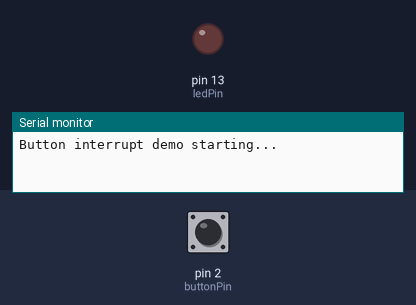
The sketch below on a simulated Arduino Uno, built with avr-gcc and run on an emulated ATmega328P. Shown: output pins drawn as LEDs (lit = HIGH), the last lines printed to the serial monitor. The inputs (shaded band) are chosen by the test bench; at power-on: pin 2 (buttonPin) HIGH.

Above: at 1.2 s.
1.3 s: pin 2 (buttonPin) pulled LOW for 0.15 s
At 2.3 s:
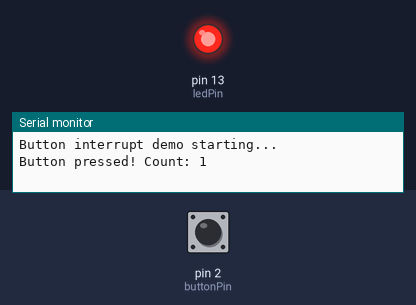
2.9 s: pin 2 (buttonPin) pulled LOW for 1 s
At 3.5 s:
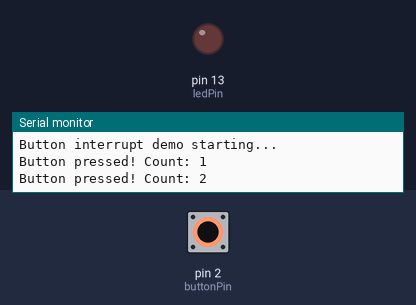
5.4 s: pin 2 (buttonPin) pulled LOW for 3.2 s
At 6.6 s:
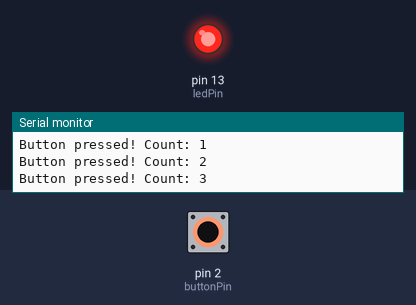
Timing chart, 0 to 8.4 s (numbered marks = the images above; inputs shaded):
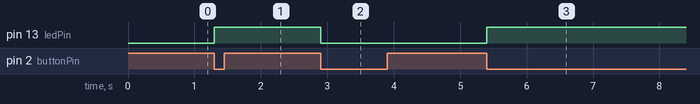

Measured:
- after the input at 1.3 s, pin 13 (ledPin): LOW → HIGH at once
- after the input at 2.9 s, pin 13 (ledPin): HIGH → LOW at once
- after the input at 5.4 s, pin 13 (ledPin): LOW → HIGH at once

The sketch:

sketch.ino
```cpp
// Button Interrupt (attachInterrupt)
// Components: Arduino Uno, Push Button, LED, Resistor
//
// Instead of checking the button's state every loop() cycle (polling),
// this uses a hardware interrupt so the Arduino reacts to a press the
// instant it happens - even if the main loop is busy doing something else.

const int buttonPin = 2;  // Must be pin 2 or 3 on an Uno for attachInterrupt
const int ledPin = 13;

volatile bool ledState = LOW;
volatile unsigned long pressCount = 0;

volatile unsigned long lastInterruptTime = 0;
const unsigned long debounceDelay = 200; // milliseconds

void setup() {
  pinMode(buttonPin, INPUT_PULLUP);
  pinMode(ledPin, OUTPUT);

  Serial.begin(9600);
  Serial.println("Button interrupt demo starting...");

  attachInterrupt(digitalPinToInterrupt(buttonPin), handleButtonPress, FALLING);
}

void loop() {
  digitalWrite(ledPin, ledState);

  static unsigned long lastReported = 0;
  if (pressCount != lastReported) {
    Serial.print("Button pressed! Count: ");
    Serial.println(pressCount);
    lastReported = pressCount;
  }
}

void handleButtonPress() {
  unsigned long currentTime = millis();

  if (currentTime - lastInterruptTime > debounceDelay) {
    ledState = !ledState;
    pressCount++;
    lastInterruptTime = currentTime;
  }
}
```
